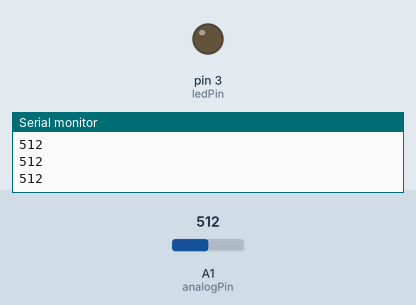
Recording of a sketch running on a simulated Arduino Uno, built with avr-gcc and run on an emulated ATmega328P. On the bench: output pins drawn as LEDs (lit = HIGH), the last lines printed to the serial monitor. Inputs (shaded band) come from the test bench; at power-on: A1 (analogPin) = 512.

Above: at 1.2 s.
1.3 s: A1 (analogPin) set to 487
At 2.5 s:
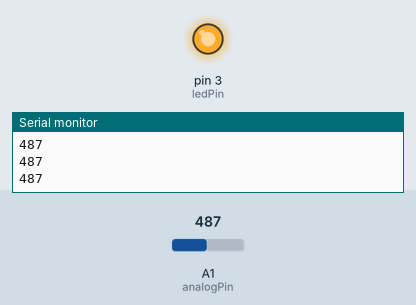
2.8 s: A1 (analogPin) set to 510
At 3.9 s:
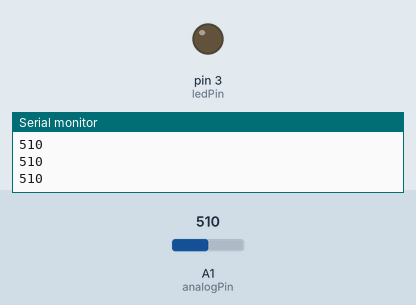
4.3 s: A1 (analogPin) set to 490
At 5.0 s:
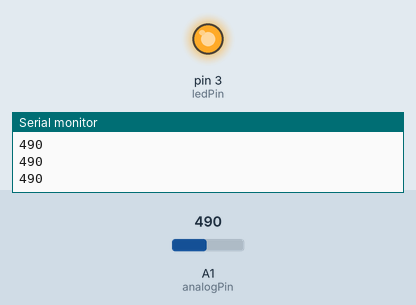
Timing chart, 0 to 7.3 s (numbered marks = the images above; inputs shaded):
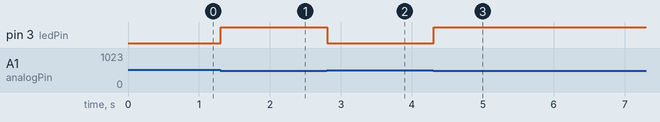

Measured:
- the behaviour switches between 501 and 500 on A1 (analogPin) (found by bisection; images 0 and 1)
- after the input at 1.3 s, pin 3 (ledPin): LOW → HIGH at once
- after the input at 2.8 s, pin 3 (ledPin): HIGH → LOW at once
- after the input at 4.3 s, pin 3 (ledPin): LOW → HIGH at once

The sketch:

q06.ino
```cpp
int ledPin = 3;
int analogPin = 1; // use A1
int val = 0;
int threshold = 500;

void setup()
{
    pinMode(ledPin, OUTPUT);
    Serial.begin(9600);
}

void loop()
{
    val = analogRead(analogPin);
    Serial.println(val);
    if (val <= threshold)
    {
        digitalWrite(ledPin, HIGH);
    }
    else
    {
        digitalWrite(ledPin, LOW);
    }
}
```
